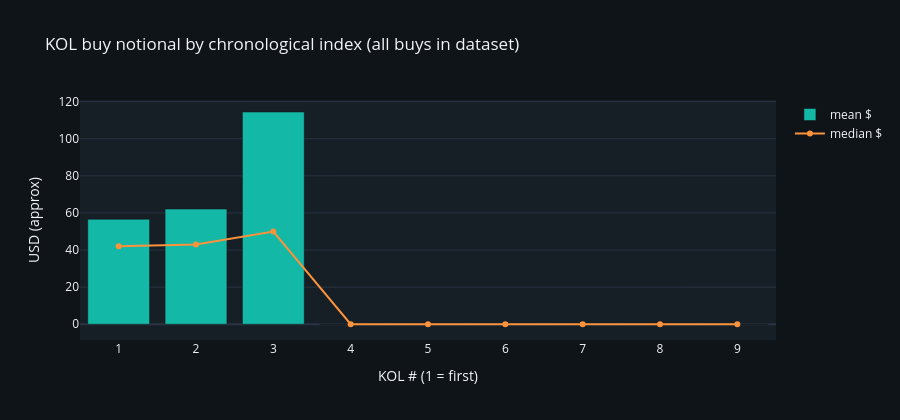

This figure's notebook cell:
### Markdown cell above
## 8. KOL sequence: average notional by buy index

### Code cell
seq = (
    df_long.groupby("kol_index")["buy_notional_usd_approx"]
    .agg(mean="mean", median="median", count="count")
    .reset_index()
)
fig = go.Figure()
fig.add_trace(go.Bar(x=seq["kol_index"], y=seq["mean"], name="mean $", marker_color="#14b8a6"))
fig.add_trace(go.Scatter(x=seq["kol_index"], y=seq["median"], name="median $", mode="lines+markers", line=dict(color="#fb923c")))
fig.update_layout(
    template="plotly_dark",
    title="KOL buy notional by chronological index (all buys in dataset)",
    xaxis_title="KOL # (1 = first)",
    yaxis_title="USD (approx)",
    paper_bgcolor="#0f1419",
    plot_bgcolor="#161e26",
    height=420,
)
fig.show()
display(seq.round(1))

### Figure 1 — Plotly figure (JSON) as saved in the notebook; plotly's stock layout.template omitted (floating-point values rounded to 4 significant figures)
{"data": [{"marker": {"color": "#14b8a6"}, "name": "mean $", "type": "bar", "x": [1, 2, 3, 4, 5, 6, 7, 8, 9], "y": [56.61, 62.08, 114.4, 0.0, 0.0, 0.0, 0.0, 0.0, 0.0]}, {"line": {"color": "#fb923c"}, "mode": "lines+markers", "name": "median $", "type": "scatter", "x": [1, 2, 3, 4, 5, 6, 7, 8, 9], "y": [42.0, 43.0, 50.0, 0.0, 0.0, 0.0, 0.0, 0.0, 0.0]}], "layout": {"height": 420, "paper_bgcolor": "#0f1419", "plot_bgcolor": "#161e26", "title": {"text": "KOL buy notional by chronological index (all buys in dataset)"}, "xaxis": {"title": {"text": "KOL # (1 = first)"}}, "yaxis": {"title": {"text": "USD (approx)"}}}}
